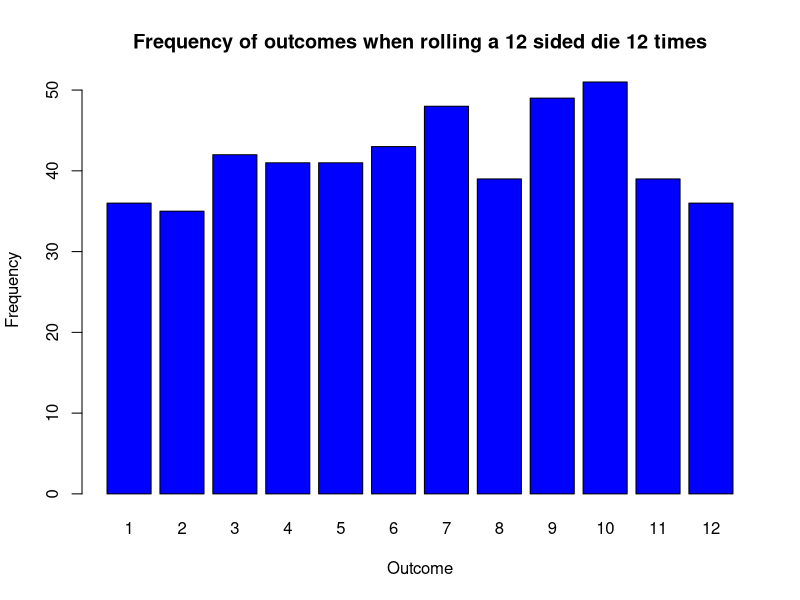
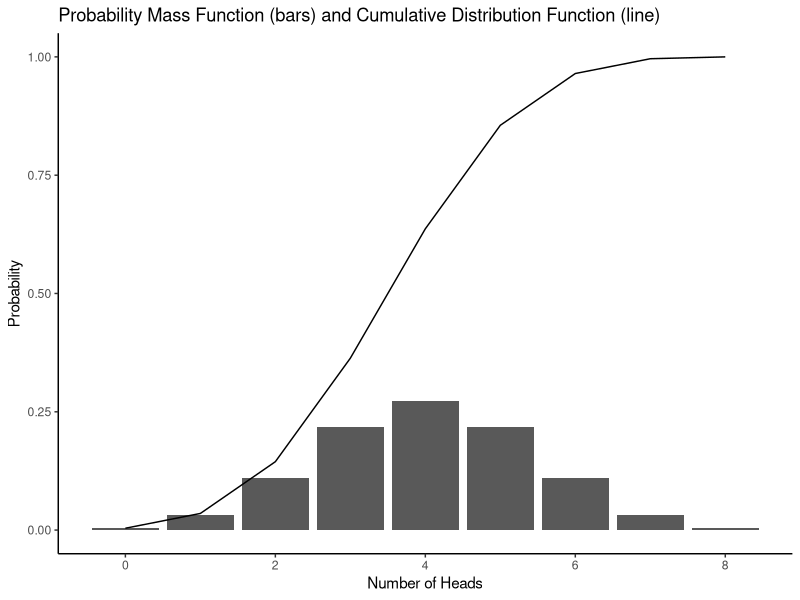
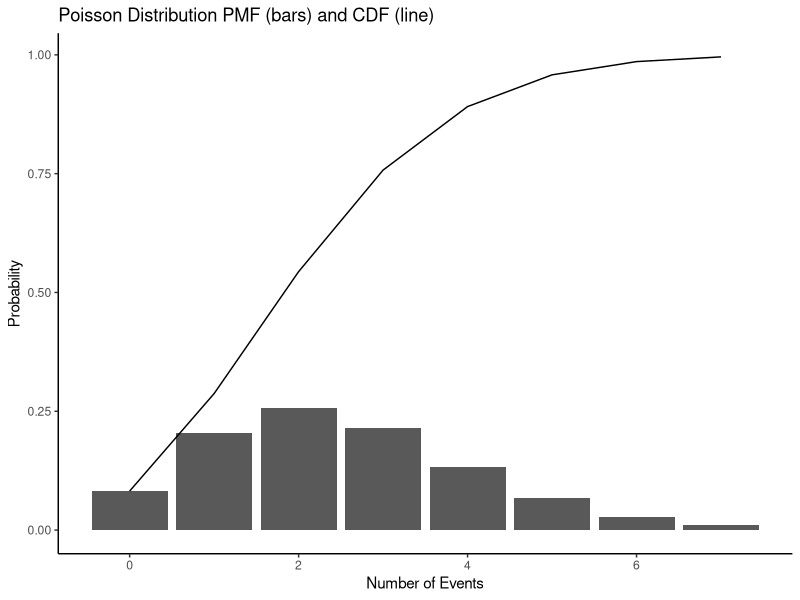
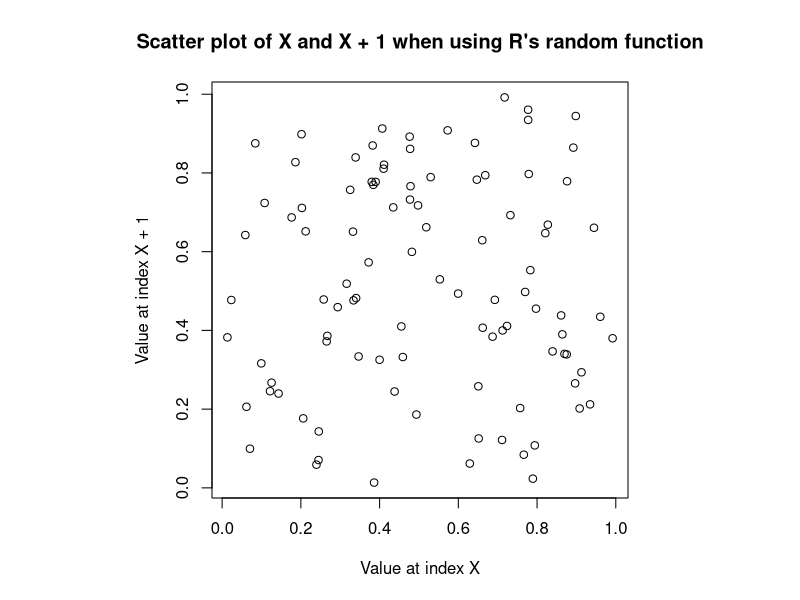
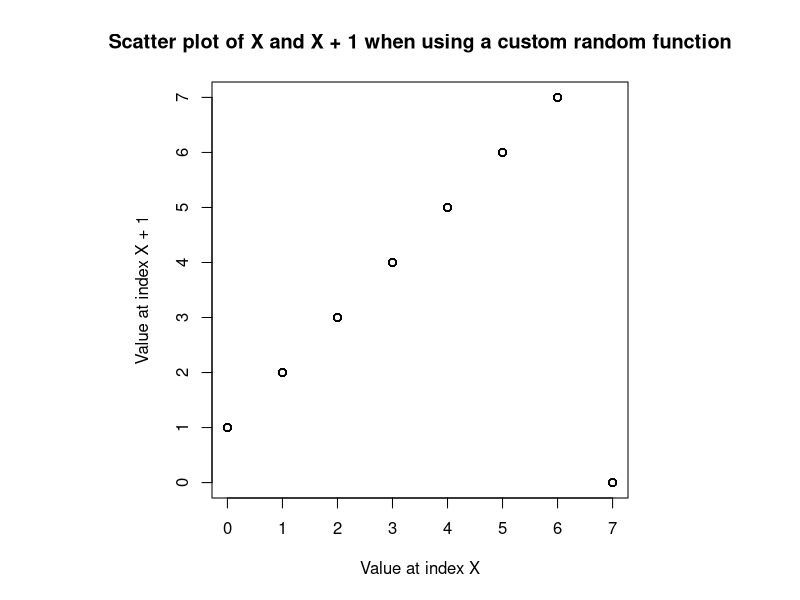
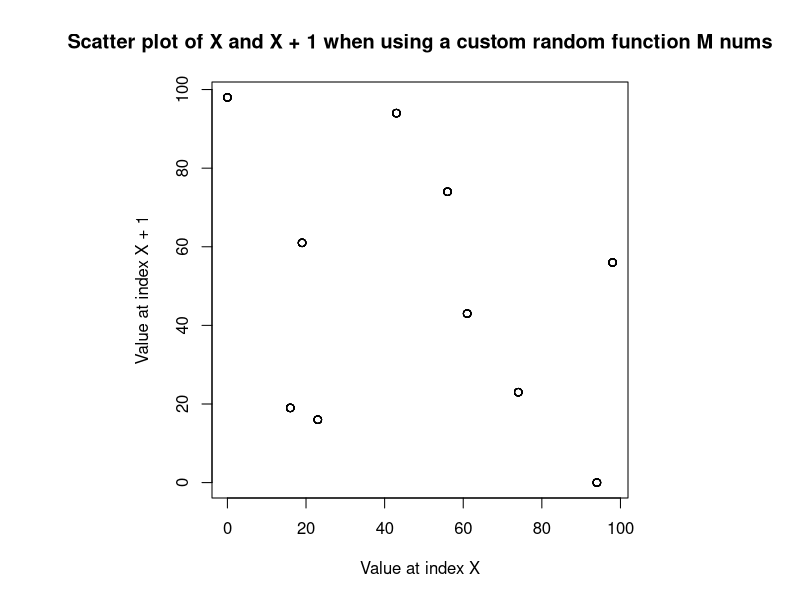
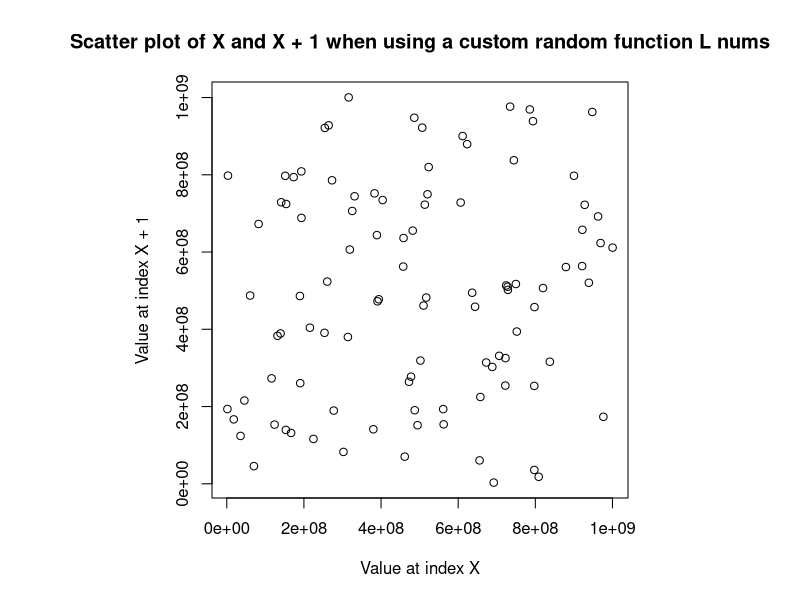
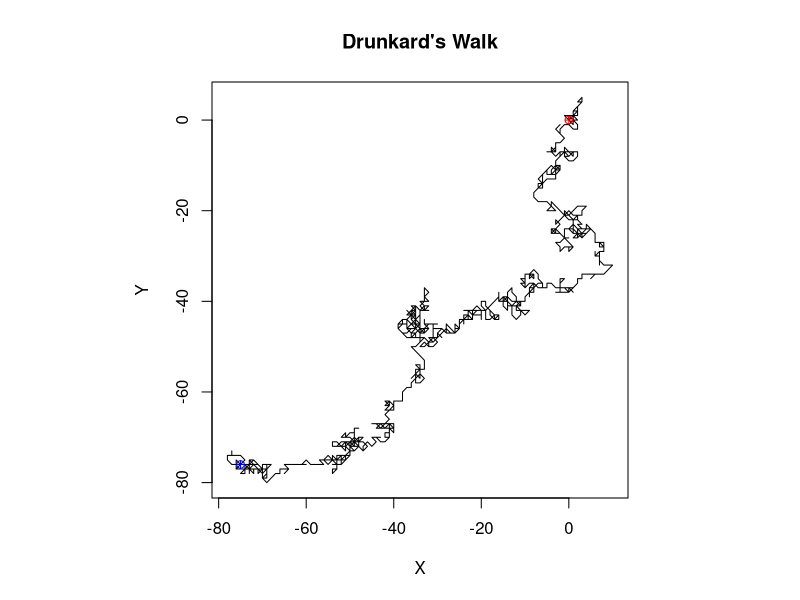

R code for these plots, in order:
## ---- chunk 1
# Libraries

# NOTE: if you do not have any of the below libraries installed, 
# un-comment the line and run it

# install.packages("rmarkdown")
library(rmarkdown)

# install.packages("ggplot2")
library(ggplot2)

# useful libraries not required for this assignment
# install.packages("patchwork")
# library(patchwork)

# install.packages("dplyr")
# library(dplyr)

# install.packages("tidyr")
# library(tidyr)

# install.packages("gapminder")
# library(gapminder)

## ---- chunk 2
simulateDiceRole <- function(n, seed) {
  set.seed(seed)
  outcome <- sample(1:12, n, replace = TRUE)
  return(outcome)
}

outcome <- simulateDiceRole(500, 123)

outcome
## ---- chunk 3
allOutcome <- table(outcome)
allOutcome

POM3 <- c(2, 3, 5, 6, 7, 9, 11, 12)

sumPrimeORm3 <- sum(allOutcome[POM3])
sumPrimeORm3

EP <- sumPrimeORm3 / 500

cat("Expected Probability", 8 / 12, "\n")
cat("Simulated Probability", EP, "\n")
## ---- chunk 4
barplot(
  allOutcome,
  main = "Frequency of outcomes when rolling a 12 sided die 12 times",
  xlab = "Outcome",
  ylab = "Frequency",
  col = "blue",
)
## ---- chunk 5
pminFourHead <- 1 - pbinom(3, size = 8, prob = 0.6)
pminFourHead
## ---- chunk 6
# aren't a and b asking the same thing?
# this question did not specify the p value 
#so I'm going to assume it's 0.5 otherwise its the same as q1

pminFourHead <- 1 - pbinom(3, size = 8, prob = 0.5)
pminFourHead
## ---- chunk 7
index <- 0:8

pmf <- dbinom(index, size = 8, prob = 0.5)
cdf <- pbinom(index, size = 8, prob = 0.5)

df <- data.frame(index, pmf, cdf)

ggplot(df, aes(x = index, y = pmf)) +
  geom_bar(stat = "identity") +
  geom_line(aes(y = cdf)) +
  labs(
    title = "Probability Mass Function (bars) and Cumulative Distribution Function (line)", 
    x = "Number of Heads", 
    y = "Probability") +
  theme_classic()
## ---- chunk 8
POE3E <- dpois(3, 2.5)
POE3E
## ---- chunk 9
POE3EOF <- ppois(3, 2.5)
POE3EOF
## ---- chunk 10
events <- 0:qpois(0.99, 2.5)

pmf <- dpois(events, 2.5)
cdf <- ppois(events, 2.5)
data <- data.frame(events, pmf, cdf)

ggplot(data, aes(x = events, y = pmf)) +
  geom_bar(stat = "identity") +
  geom_line(aes(y = cdf)) +
  labs(
    title = "Poisson Distribution PMF (bars) and CDF (line)", 
    x = "Number of Events", 
    y = "Probability") +
  theme_classic()
## ---- chunk 11
lc <- function(n, seed, m, a, c) {
  arr <- numeric(n + 1)
  
  arr[1] <- seed
  for (i in 2:(n + 1)) {
    arr[i] <- (m * arr[i - 1] + a) %% c
  }
  return(arr[-1])
}
print("output based on the description and a random seed: ")
lc(10, 7, 8, 5, 1)
print("Using m = 1, a = 7 and c = 10 and a seed of 7 (based on lecture video #14")
print("Expected output (based on lecture 14) 4, 1, 8, 5, 2, 9, 6, 3, 0, 7")
print("my my function")
lc(10, 7, 1, 7, 10)
## ---- chunk 12
set.seed(0)
arr <- runif(100)

par(pty = "s")
plot(arr[-100],
     arr[-1],
     main = "Scatter plot of X and X + 1 when using R's random function",
     xlab = "Value at index X",
     ylab = "Value at index X + 1")
## ---- chunk 13
arr <- lc(100, 0, 81, 1, 8)

par(pty = "s")
plot(arr[-100],
     arr[-1],
     main = "Scatter plot of X and X + 1 when using a custom random function",
     xlab = "Value at index X",
     ylab = "Value at index X + 1")
## ---- chunk 14
arr1 <- lc(100, 0, 1024, 401, 101)
arr2 <- lc(100, 0, 2 ** 32, 1664525, 1013904223)

par(pty = "s")
plot(arr1[-100],
     arr1[-1],
     main = "Scatter plot of X and X + 1 when using a custom random function M nums",
     xlab = "Value at index X",
     ylab = "Value at index X + 1")

plot(arr2[-100],
     arr2[-1],
     main = "Scatter plot of X and X + 1 when using a custom random function L nums",
     xlab = "Value at index X",
     ylab = "Value at index X + 1")
## ---- chunk 15
probabilities <- c(0.1, 0.15, 0.15, 0.2, 0.1, 0.1, 0.1, 0.1)
probabilities
## ---- chunk 16
simulate_step <- function(probabilities) {
  directions <- list(c(0, 1),
                     c(0, -1),
                     c(1, 0),
                     c(-1, 0),
                     c(1, 1),
                     c(1, -1),
                     c(-1, -1),
                     c(-1, 1))
  
  probI <- sample(1:8, size = 1, prob = probabilities)
  return(directions[[probI]])
}

set.seed(0)
testStep <- simulate_step(probabilities)
testStep
## ---- chunk 17
set.seed(0)
positions <- matrix(0, nrow = 1001, ncol = 2)

for (i in 1:1000) {
  positions[i + 1, ] <- positions[i, ] + simulate_step(probabilities)
}

head(positions)
## ---- chunk 18
plot(
  positions[, 1],
  positions[, 2],
  type = "l",
  col = "black",
  main = "Drunkard's Walk",
  xlab = "X",
  ylab = "Y"
)
points(positions[1, 1], positions[1, 2], col = "red", pch = 10)
points(positions[1001, 1], positions[1001, 2], col = "blue", pch = 10)
